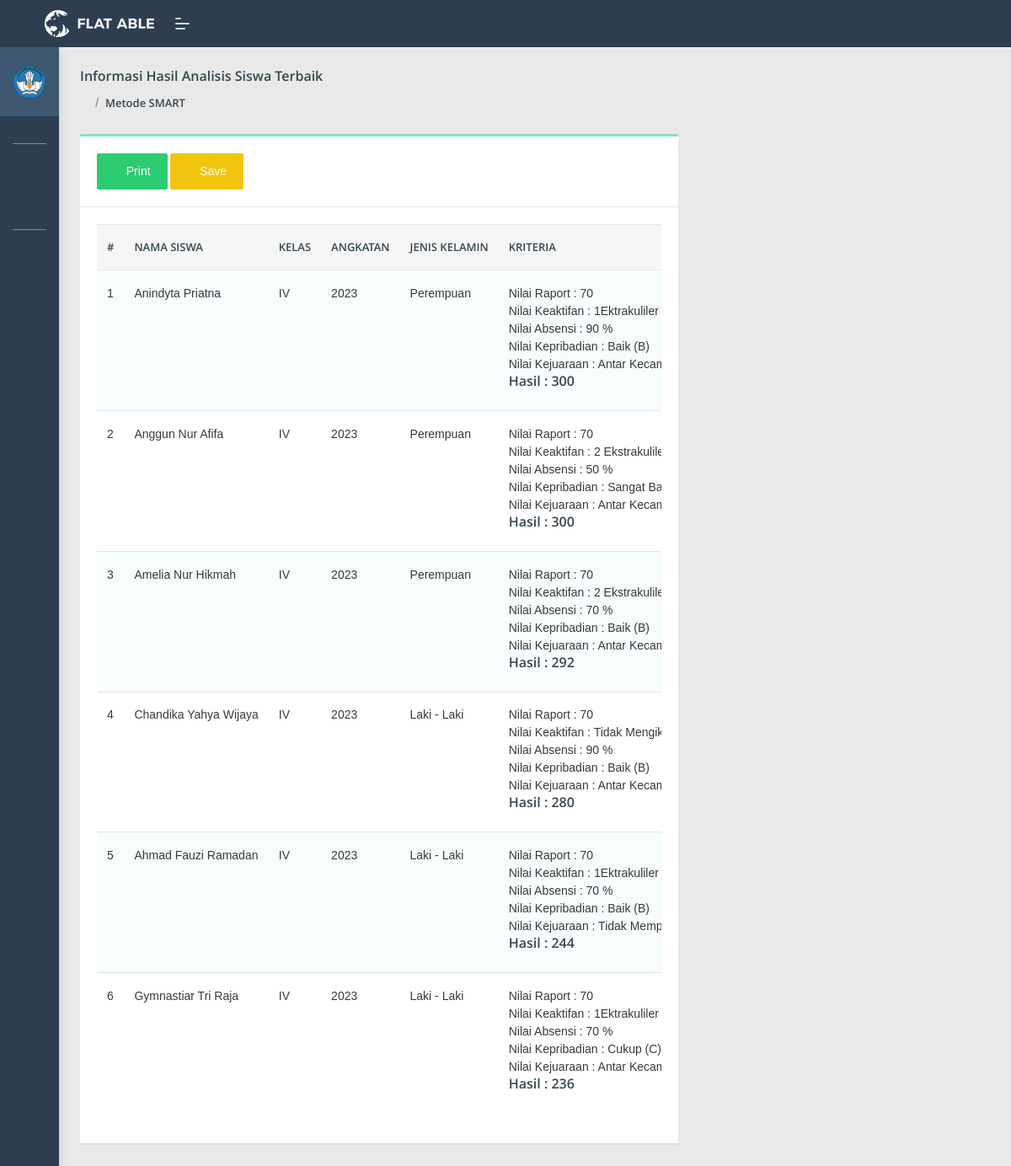
The app's page /KepalaSekolah/cHasilAnalisis/view/IV/2023 (signed in) with its own data.
### tables this page shows
CREATE TABLE `analisis_siswa` (
  `id_siswa` int(11) NOT NULL,
  `id_user` int(11) NOT NULL,
  `id_raport` int(11) NOT NULL DEFAULT 0,
  `id_keaktifan` int(11) NOT NULL DEFAULT 0,
  `id_absensi` int(11) NOT NULL DEFAULT 0,
  `id_kepribadian` int(11) NOT NULL DEFAULT 0,
  `id_kejuaraan` int(11) NOT NULL DEFAULT 0,
  `nama_siswa` varchar(125) NOT NULL,
  `kelas` varchar(11) NOT NULL,
  `angkatan` int(11) NOT NULL,
  `jk` varchar(20) NOT NULL,
  `hasil` varchar(10) DEFAULT '0'
);

CREATE TABLE `kriteria_raport` (
  `id_raport` int(11) NOT NULL,
  `range_raport` varchar(20) NOT NULL,
  `nilai_raport` varchar(20) NOT NULL
);

CREATE TABLE `kriteria_keaktifan` (
  `id_keaktifan` int(11) NOT NULL,
  `range_keaktifan` varchar(35) NOT NULL,
  `nilai_keaktifan` varchar(20) NOT NULL
);

CREATE TABLE `kriteria_absensi` (
  `id_absensi` int(11) NOT NULL,
  `range_absensi` varchar(20) NOT NULL,
  `nilai_absensi` varchar(20) NOT NULL
);

CREATE TABLE `kriteria_kepribadian` (
  `id_kepribadian` int(11) NOT NULL,
  `range_kepribadian` varchar(20) NOT NULL,
  `nilai_kepribadian` varchar(20) NOT NULL
);

CREATE TABLE `kriteria_kejuaraan` (
  `id_kejuaraan` int(11) NOT NULL,
  `range_kejuaraan` varchar(30) NOT NULL,
  `nilai_kejuaraan` varchar(20) NOT NULL
);

### application/controllers/KepalaSekolah/cHasilAnalisis.php (called while the page is built, shortened)
<?php
class cHasilAnalisis extends CI_Controller
{
	public function __construct()
	{
		$this->load->model('mAnalisis');
	}
	public function view($kelas, $angkatan)
	{
		$data = array(
			'view' => $this->mAnalisis->view($kelas, $angkatan),
			'kelas' => $kelas,
			'angkatan' => $angkatan
		);
		$this->load->view('KepalaSekolah/Layouts/head');
		$this->load->view('KepalaSekolah/Layouts/header');
		$this->load->view('KepalaSekolah/vViewHasil', $data);
		$this->load->view('KepalaSekolah/Layouts/footer');
	}
}

### index.php (called while the page is built, shortened)
<?php
require_once BASEPATH.'core/CodeIgniter.php';

### application/models/mAnalisis.php (called while the page is built, shortened)
<?php
class mAnalisis extends CI_Model
{
	public function view($kelas, $angkatan)
	{
		return $this->db->query("SELECT * FROM `analisis_siswa` JOIN kriteria_raport ON analisis_siswa.id_raport=kriteria_raport.id_raport JOIN kriteria_keaktifan ON analisis_siswa.id_keaktifan=kriteria_keaktifan.id_keaktifan JOIN kriteria_absensi ON analisis_siswa.id_absensi=kriteria_absensi.id_absensi JOIN kriteria_kepribadian on analisis_siswa.id_kepribadian=kriteria_kepribadian.id_kepribadian JOIN kriteria_kejuaraan ON analisis_siswa.id_kejuaraan=kriteria_kejuaraan.id_kejuaraan WHERE kelas='" . $kelas . "' AND angkatan='" . $angkatan . "' ORDER BY hasil DESC")->result();
	}
}

### application/views/KepalaSekolah/vViewHasil.php (the view, shortened to what this page needs)
<section class="pcoded-main-container">
	<div class="pcoded-content">
		<div class="page-header">
			<div class="page-block">
				<div class="row align-items-center">
					<div class="col-md-12">
						<div class="page-header-title">
							<h5 class="m-b-10"> Informasi Hasil Analisis Siswa Terbaik</h5>
						</div>
						<ul class="breadcrumb">
							<li class="breadcrumb-item"><a href="<?= base_url('WaliKelas/cDasboardWaliKelas') ?>"><i class="feather icon-home"></i></a></li>
							<li class="breadcrumb-item"><a href="<?= base_url('WaliKelas/cAnalisis') ?>">Metode SMART</a></li>
						</ul>
					</div>
				</div>
			</div>
		</div>
		<div class="row">
			<div class="col-xl-8">
				<div class="card">
					<div class="card-header">
						<button onclick="window.print()" class="btn btn-success"><i class="feather icon-file"></i> Print</button>
						<a href="<?= base_url('KepalaSekolah/cHasilAnalisis/download/' . $kelas . '/' . $angkatan) ?>" class="btn btn-warning"><i class="feather icon-save"></i> Save</a>
					</div>
					<div class="card-body table-border-style">
						<div class="table-responsive">
							<table class="table table-striped">
								<thead>
									<tr>
										<th>#</th>
										<th>Nama Siswa</th>
										<th>Kelas</th>
										<th>Angkatan</th>
										<th>Jenis Kelamin</th>
										<th>Kriteria</th>
									</tr>
								</thead>
								<tbody>
									<?php
									$no = 1;
									foreach ($view as $key => $value) {
									?>
										<tr>
											<td><?= $no++ ?></td>
											<td><?= $value->nama_siswa ?></td>
											<td><?= $value->kelas ?></td>
											<td><?= $value->angkatan ?></td>
											<td><?= $value->jk ?></td>
											<td>Nilai Raport : <?= $value->range_raport ?><br>
												Nilai Keaktifan : <?= $value->range_keaktifan ?> Ekstrakulikuler<br>
												Nilai Absensi : <?= $value->range_absensi ?> %<br>
												Nilai Kepribadian : <?= $value->range_kepribadian ?><br>
												Nilai Kejuaraan : <?= $value->range_kejuaraan ?>
												<h5>Hasil : <?= $value->hasil ?></h5>
											</td>
										</tr>
									<?php
									}
									?>
								</tbody>
							</table>
						</div>
					</div>
				</div>
			</div>
		</div>
	</div>
</section>

### records on screen
analisis_siswa: nama_siswa "Anindyta Priatna", kelas "IV", angkatan "2023", jk "Perempuan", id_raport.range_raport "70", id_keaktifan.range_keaktifan "1Ektrakuliler", id_absensi.range_absensi "90", id_kepribadian.range_kepribadian "Baik (B)", id_kejuaraan.range_kejuaraan "Antar…", hasil "300"
analisis_siswa: nama_siswa "Anggun Nur Afifa", kelas "IV", angkatan "2023", jk "Perempuan", id_raport.range_raport "70", id_keaktifan.range_keaktifan "2…", id_absensi.range_absensi "50", id_kepribadian.range_kepribadian "Sangat…", id_kejuaraan.range_kejuaraan "Antar…", hasil "300"
analisis_siswa: nama_siswa "Amelia Nur Hikmah", kelas "IV", angkatan "2023", jk "Perempuan", id_raport.range_raport "70", id_keaktifan.range_keaktifan "2…", id_absensi.range_absensi "70", id_kepribadian.range_kepribadian "Baik (B)", id_kejuaraan.range_kejuaraan "Antar…", hasil "292"
analisis_siswa: nama_siswa "Chandika Yahya Wijaya", kelas "IV", angkatan "2023", jk "Laki - Laki", id_raport.range_raport "70", id_keaktifan.range_keaktifan "Tidak…", id_absensi.range_absensi "90", id_kepribadian.range_kepribadian "Baik (B)", id_kejuaraan.range_kejuaraan "Antar…", hasil "280"
analisis_siswa: nama_siswa "Ahmad Fauzi Ramadan", kelas "IV", angkatan "2023", jk "Laki - Laki", id_raport.range_raport "70", id_keaktifan.range_keaktifan "1Ektrakuliler", id_absensi.range_absensi "70", id_kepribadian.range_kepribadian "Baik (B)", id_kejuaraan.range_kejuaraan "Tidak…", hasil "244"
analisis_siswa: nama_siswa "Gymnastiar Tri Raja", kelas "IV", angkatan "2023", jk "Laki - Laki", id_raport.range_raport "70", id_keaktifan.range_keaktifan "1Ektrakuliler", id_absensi.range_absensi "70", id_kepribadian.range_kepribadian "Cukup (C)", id_kejuaraan.range_kejuaraan "Antar…", hasil "236"
